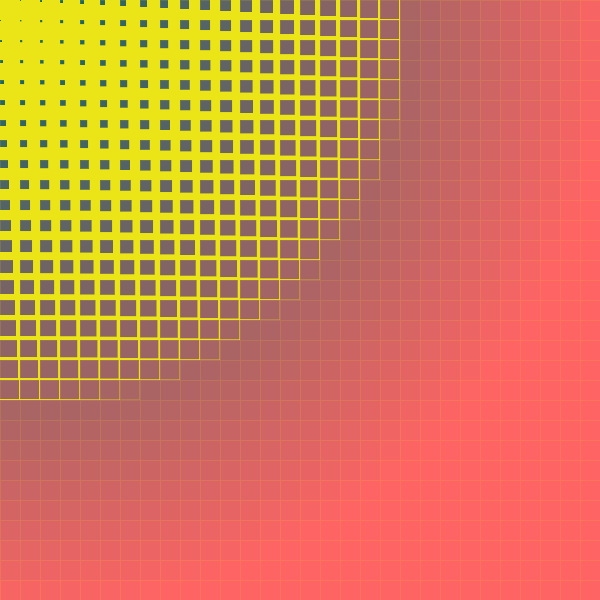
Frame 1 (no input)
Frame 60 (the mouse pressed at the canvas centre just before this capture): identical to frame 1, image omitted
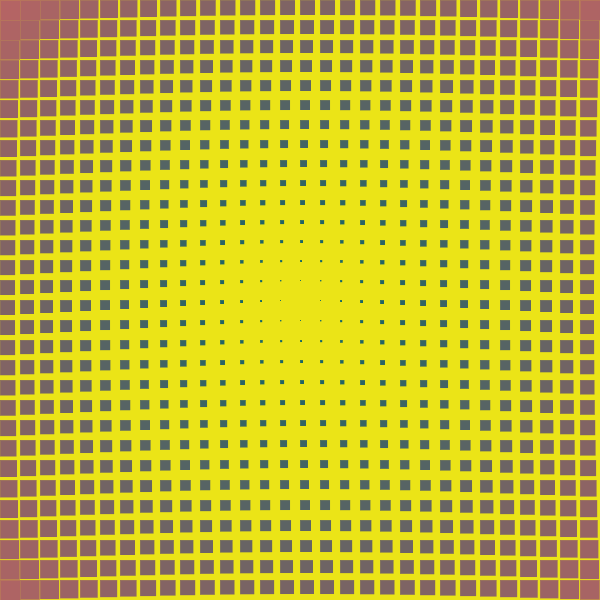
Frame 120 (the mouse held since frame 60 and released just before this capture)

The Processing sketch that drew these frames (run headless with seeded random() and noise(); from frame 60 on, the mouse is pressed at the canvas centre):

// Processing sketch: processing_105550
// ── processing_105550.pde

float side;

void setup(){
size(600,600);
}
 
void draw(){
  background(235,228,23);
  for(float x=0; x<=width; x+=20){
    for(float y=0; y<=height; y+=20){
      float side=dist(mouseX, mouseY, x, y)/20;
      square(x,y,side);
    }
  }
}
 
void square(float xpos, float ypos, float s){
  color(HSB, 360, 100, 100);
  fill(map(dist(mouseX, mouseY, xpos, ypos), 600*sqrt(2), 0, 360, 0), 100, 100);
  stroke(235,228,23);
  strokeWeight(side*2);
  rect(xpos, ypos, s, s);
}
